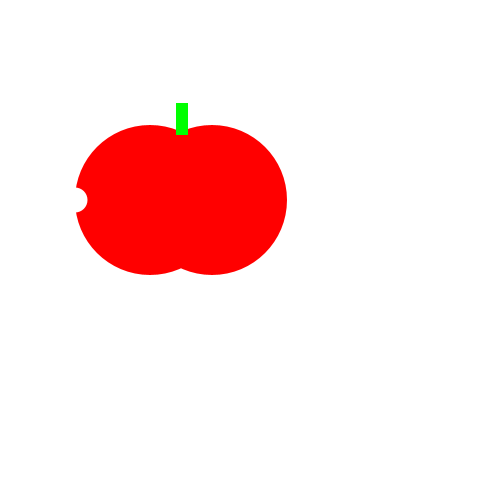
Frame 1 (no input)
Frame 60 (the mouse pressed at the canvas centre just before this capture): identical to frame 1, image omitted
Frame 120 (the mouse held since frame 60 and released just before this capture): identical to frame 1, image omitted

The Processing sketch that drew this single still picture (run headless with seeded random() and noise(); from frame 60 on, the mouse is pressed at the canvas centre):

// Processing sketch: tasty_tomato
// ── tasty_tomato.pde
void setup() {
    size(500, 500);
}
void draw() {
    background(255, 255, 255);
    noStroke();
    fill(255, 0, 0);
    ellipse(150, 200, 150, 150);
    ellipse(212, 200, 150, 150);
     fill(0, 255, 0);
    rect(176, 103, 12, 32);
    if (mousePressed);
    fill(255, 255, 255);
    ellipse (75, 200, 25, 25);
}
